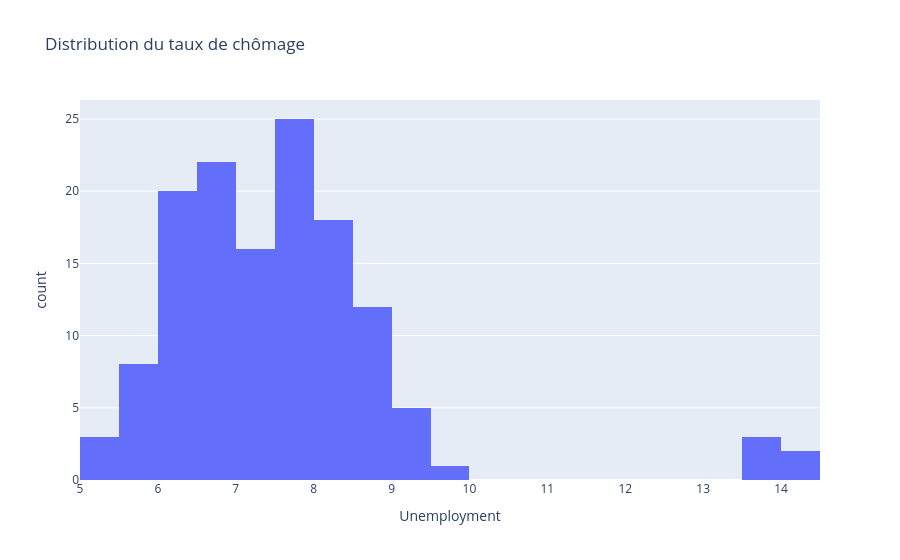

Notebook cell for this chart:
### Markdown cell above
#### Distribution du taux de chômage

### Code cell
px.histogram(df, x="Unemployment", nbins=30,
             title="Distribution du taux de chômage")

### Figure 1 — Plotly figure (JSON) as saved in the notebook; plotly's stock layout.template omitted (floating-point values rounded to 4 significant figures; data arrays with more than 128 entries replaced by an {"elided": "..."} marker saying what was removed)
{"data": [{"alignmentgroup": "True", "bingroup": "x", "hovertemplate": "Unemployment=%{x}<br>count=%{y}<extra></extra>", "legendgroup": "", "marker": {"color": "#636efa", "pattern": {"shape": ""}}, "name": "", "nbinsx": 30, "offsetgroup": "", "orientation": "v", "showlegend": false, "type": "histogram", "x": {"elided": "150 float values"}, "xaxis": "x", "yaxis": "y"}], "layout": {"barmode": "relative", "legend": {"tracegroupgap": 0}, "title": {"text": "Distribution du taux de chômage"}, "xaxis": {"anchor": "y", "domain": [0, 1], "title": {"text": "Unemployment"}}, "yaxis": {"anchor": "x", "domain": [0, 1], "title": {"text": "count"}}}}
